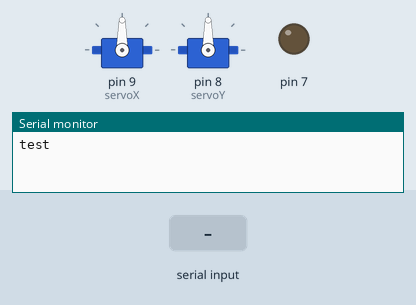
The sketch below on a simulated Arduino Uno, built with avr-gcc and run on an emulated ATmega328P. Parts: 2 × servo, output pins drawn as LEDs (lit = HIGH), the last lines printed to the serial monitor. The test bench sets the inputs (shaded band).

Above: at 1.2 s.
1.3 s: "90:45:200\n" received over Serial
At 3.7 s:
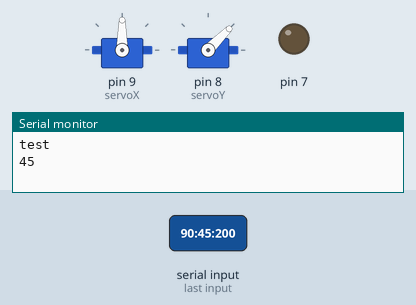
4.0 s: "30:150:10\n" received over Serial
At 6.2 s:
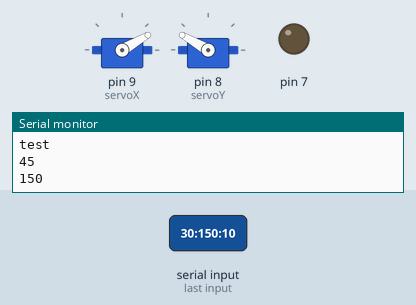
6.5 s: "5\n" received over Serial
At 8.7 s:
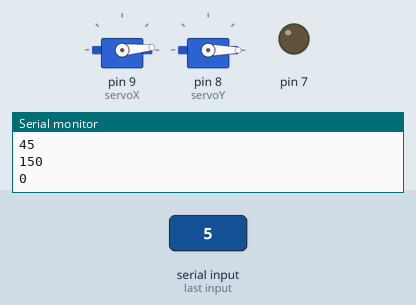
9.0 s: "1:90\n" received over Serial
At 10.8 s:
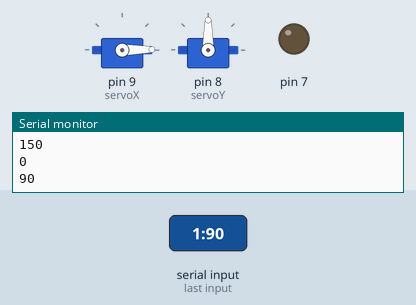
11.5 s: "90\n" received over Serial
At 12.8 s:
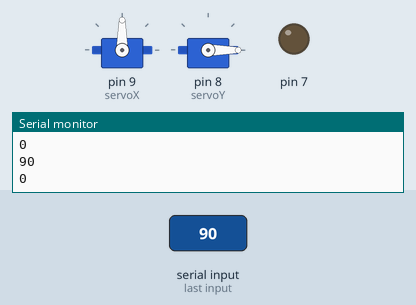
14.0 s: "200\n" received over Serial
At 15.5 s:
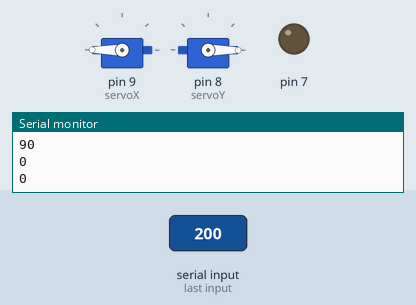
Timing chart, 0 to 17.0 s (numbered marks = the images above; inputs shaded):
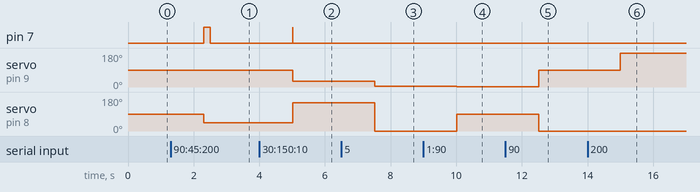

The sketch:

TurretArduinoCode.ino
```cpp
/* Turret Arduino Code

*/

#include <Servo.h>

Servo servoX;
Servo servoY;
// creates 2 servo objects to control x and y of turret

void setup() {
  Serial.begin(9600);
  servoX.attach(9);  // attaches the X servo on pin 9 to the servo object
  servoY.attach(8);  // attaches the Y servo on pin 8 to the servo object
  pinMode (7, OUTPUT);
  digitalWrite(7, LOW);
  Serial.println("test");
}

String test = "";
String getValue(String data, char separator, int index)
{
    int found = 0;
    int strIndex[] = { 0, -1 };
    int maxIndex = data.length() - 1;

    for (int i = 0; i <= maxIndex && found <= index; i++) {
        if (data.charAt(i) == separator || i == maxIndex) {
            found++;
            strIndex[0] = strIndex[1] + 1;
            strIndex[1] = (i == maxIndex) ? i+1 : i;
        }
    }
    return found > index ? data.substring(strIndex[0], strIndex[1]) : "";
}
// "XVAL : YVAL"
int parseX(String serialString){ // parses a string and returns the x cord info for the turret
 return getValue(serialString, ':', 0).toInt();
}

int parseY(String serialString){ // parses a string and returns the y cord info for the turret
  return getValue(serialString, ':', 1).toInt();
}

int parseGun(String serialString){ // parses a string and returns the y cord info for the turret
  return getValue(serialString, ':', 2).toInt();
}

void aim(int x,int y){ // Aims the turret based on x and y cordinate
  servoX.write(x);
  servoY.write(y);
}
void shoot(int interval){
  if(interval > 0 ){
    digitalWrite(7, HIGH);
    delay(interval);
    digitalWrite(7,LOW);
  }
  else{

  }
}
int i = 0;
void serialEvent() {
  String data = Serial.readString();
  aim(parseX(data),parseY(data));
  Serial.println(parseY(data));
  shoot(parseGun(data));
  //Serial.println(data);
 // Serial.println("itworked");
}

void loop(){
  //Serial.println("fuck");
  delay(15);
}
```

Measured:
- after the input at 1.3 s, pin 7: LOW → HIGH after 1.0 s, → LOW 0.20 s later; servo on pin 8 (servoY): 90° → 45° after 1.0 s
- after the input at 4.0 s, pin 7: LOW → HIGH after 1.0 s, → LOW 0.01 s later; servo on pin 9 (servoX): 90° → 30° after 1.0 s; servo on pin 8 (servoY): 45° → 150° after 1.0 s
- after the input at 6.5 s, servo on pin 9 (servoX): 30° → 5° after 1.0 s; servo on pin 8 (servoY): 150° → 0° after 1.0 s
- after the input at 9.0 s, servo on pin 9 (servoX): 5° → 1° after 1.0 s; servo on pin 8 (servoY): 0° → 90° after 1.0 s
- after the input at 11.5 s, servo on pin 9 (servoX): 1° → 90° after 1.0 s; servo on pin 8 (servoY): 90° → 0° after 1.0 s
- after the input at 14.0 s, servo on pin 9 (servoX): 90° → 180° after 1.0 s
